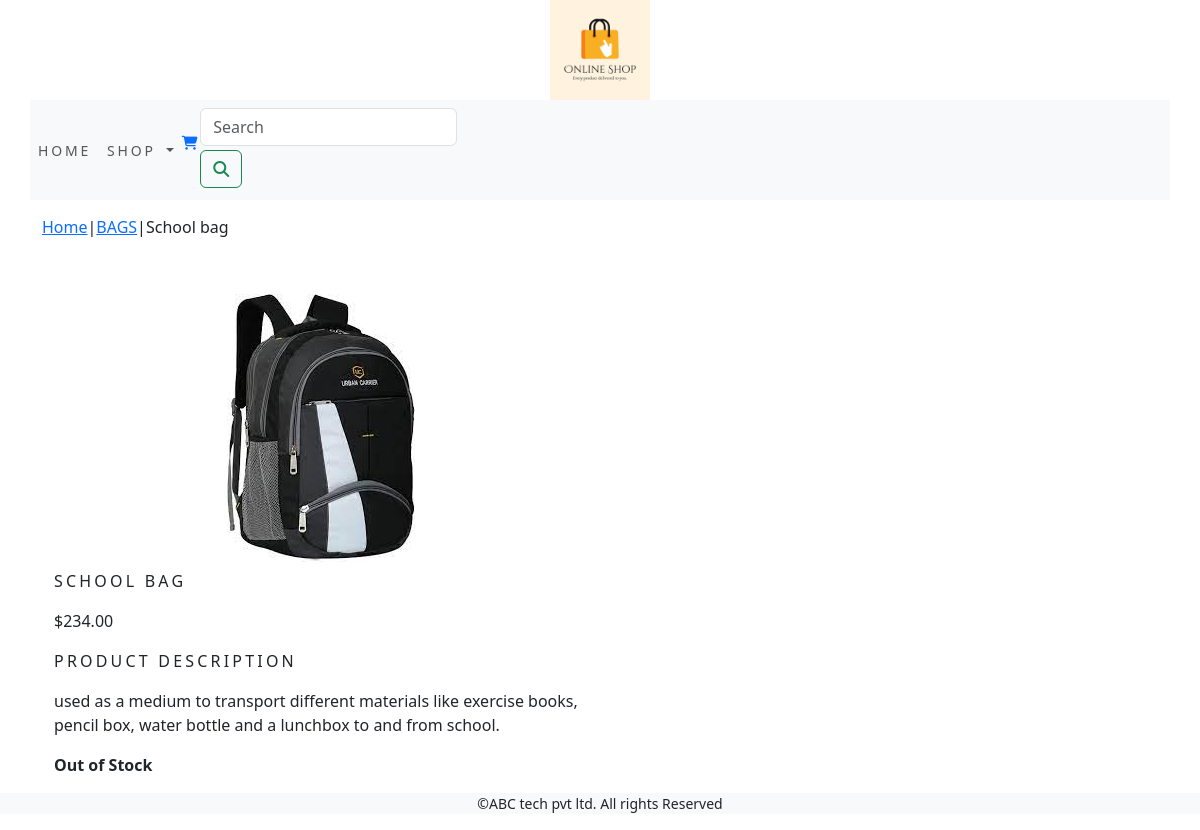
The app's page /bags/school-bag/ with its own data.
### shopapp/models.py (models this page shows, shortened)
class Product(models.Model):
    name = models.CharField(max_length=250, unique=True)
    slug = models.SlugField(max_length=250, unique=True)
    description = models.TextField(blank=True)
    price = models.DecimalField(max_digits=10, decimal_places=2)
    category = models.ForeignKey(Category, on_delete=models.CASCADE)
    image = models.ImageField(upload_to='product', blank=True)
    stock = models.IntegerField()
    available = models.BooleanField(default=True)
    created = models.DateTimeField(auto_now_add=True)
    updated = models.DateTimeField(auto_now_add=True)
    class Meta:
        ordering = ('name',)
        verbose_name = 'product'
        verbose_name_plural = 'products'

class Category(models.Model):
    name = models.CharField(max_length=250, unique=True)
    slug = models.SlugField(max_length=250, unique=True)
    description = models.TextField(blank=True)
    image = models.ImageField(upload_to='category', blank=True)
    class Meta:
        ordering = ('name',)
        verbose_name = 'Category'
        verbose_name_plural = 'Categories'
    def get_url(self):
        return reverse('shopapp:products_by_category', args=[self.slug])
    def __str__(self):
        return '{}'.format(self.name)

### shopapp/views.py (the view)
# urls.py: path('<slug:c_slug>/''<slug:product_slug>/',views.proDetail,name='prodCatdetail')
def proDetail(request, c_slug, product_slug):
    try:
        product = Product.objects.get(category__slug=c_slug, slug=product_slug)
    except Exception as e:
        raise e
    return render(request, 'product.html', {'product': product})

### cart/context_processors.py (called while the page is built)
def counter(request):
    item_count = 0
    if 'admin' in request.path:
        return {}
    else:
        try:
            cart = Cart.objects.filter(cart_id=cart_id(request))
            cart_items = CartItem.objects.all().filter(cart=cart[:1])
            for cart_item in cart_items:
                item_count += cart_item.quantity
        except Cart.DoesNotExist:
            item_count = 0
    return dict(item_count=item_count)

### cart/views.py (called while the page is built)
def cart_id(request):
    cart = request.session.session_key
    if not cart:
        cart = request.session.create()
    return cart

### shopapp/context_processors.py (called while the page is built)
def menu_links(request):
    links = Category.objects.all()
    return dict(links=links)

### template/product.html (shortened to what this page needs)
{% extends 'base.html'%}
{% load static %}
{% block content %}
<div class="container">
  <div class="row">
    <div class="col-">
        <div class="row my_prod_row_class">
          <div class="mx_auto">
              <form class="form-inline">
                  <p> <a href="{% url 'shopapp:allProdCat' %}">Home</a>|<a href="{{product.category.get_url}}">{{product.category}}</a>|{{product.name}}</p>
          </div>
        </div>
      <br>
      <div class="container">
        <div class="row">
            <div class="col-xol-3 col-sm-6 col-lg-6 text-center">
                  <div style="min-width:15rem">
                      <img src="{{product.image.url}}" alt="{{product.name}}">
                  </div>
             </div>
        </div>
      </div>
  <div class="container">
    <div class="col-xol-12 col-sm-6  col-lg-6">
      <h1 class="my_prod_title">{{product.name}}</h1>
        <p>${{product.price}}</p>
            <p class="my_title">Product Description</p>
              <p class="text-justify my_prod_text">{{product.description}}</p>
                  {% if product.stock <= 0 %}
                    <p class="text-justify my_prod-text"><b>Out of Stock</b></p>
                  {% else %}
                      <a class="btn-btn-secondary" href="{% url 'cart:add_cart' product.id %}">Add to Cart</a>
                  {% endif %}
             </div>
        </div>
    </div>
  </div>
</div>
{% endblock %}

### static/css/custom.css (style rules this page uses)
.my_title { font-size:16px; text-transform:uppercase; letter-spacing:.2em; }
.my_prod_row_class { padding-top:15px; padding-bottom:15px; }
.my_prod_title { font-size:16px; text-transform:uppercase; letter-spacing:.2em; padding-top:10px; padding-bottom:10px; }
.my_prod_text { padding-right:20px; }

### records on screen
Product: category "BAGS", name "School bag", image (picture), name "SCHOOL BAG", price "234.00", description "used as a medium to transport different materials like exercise books, pencil box, water bottle and a lunchbox to and from school."
